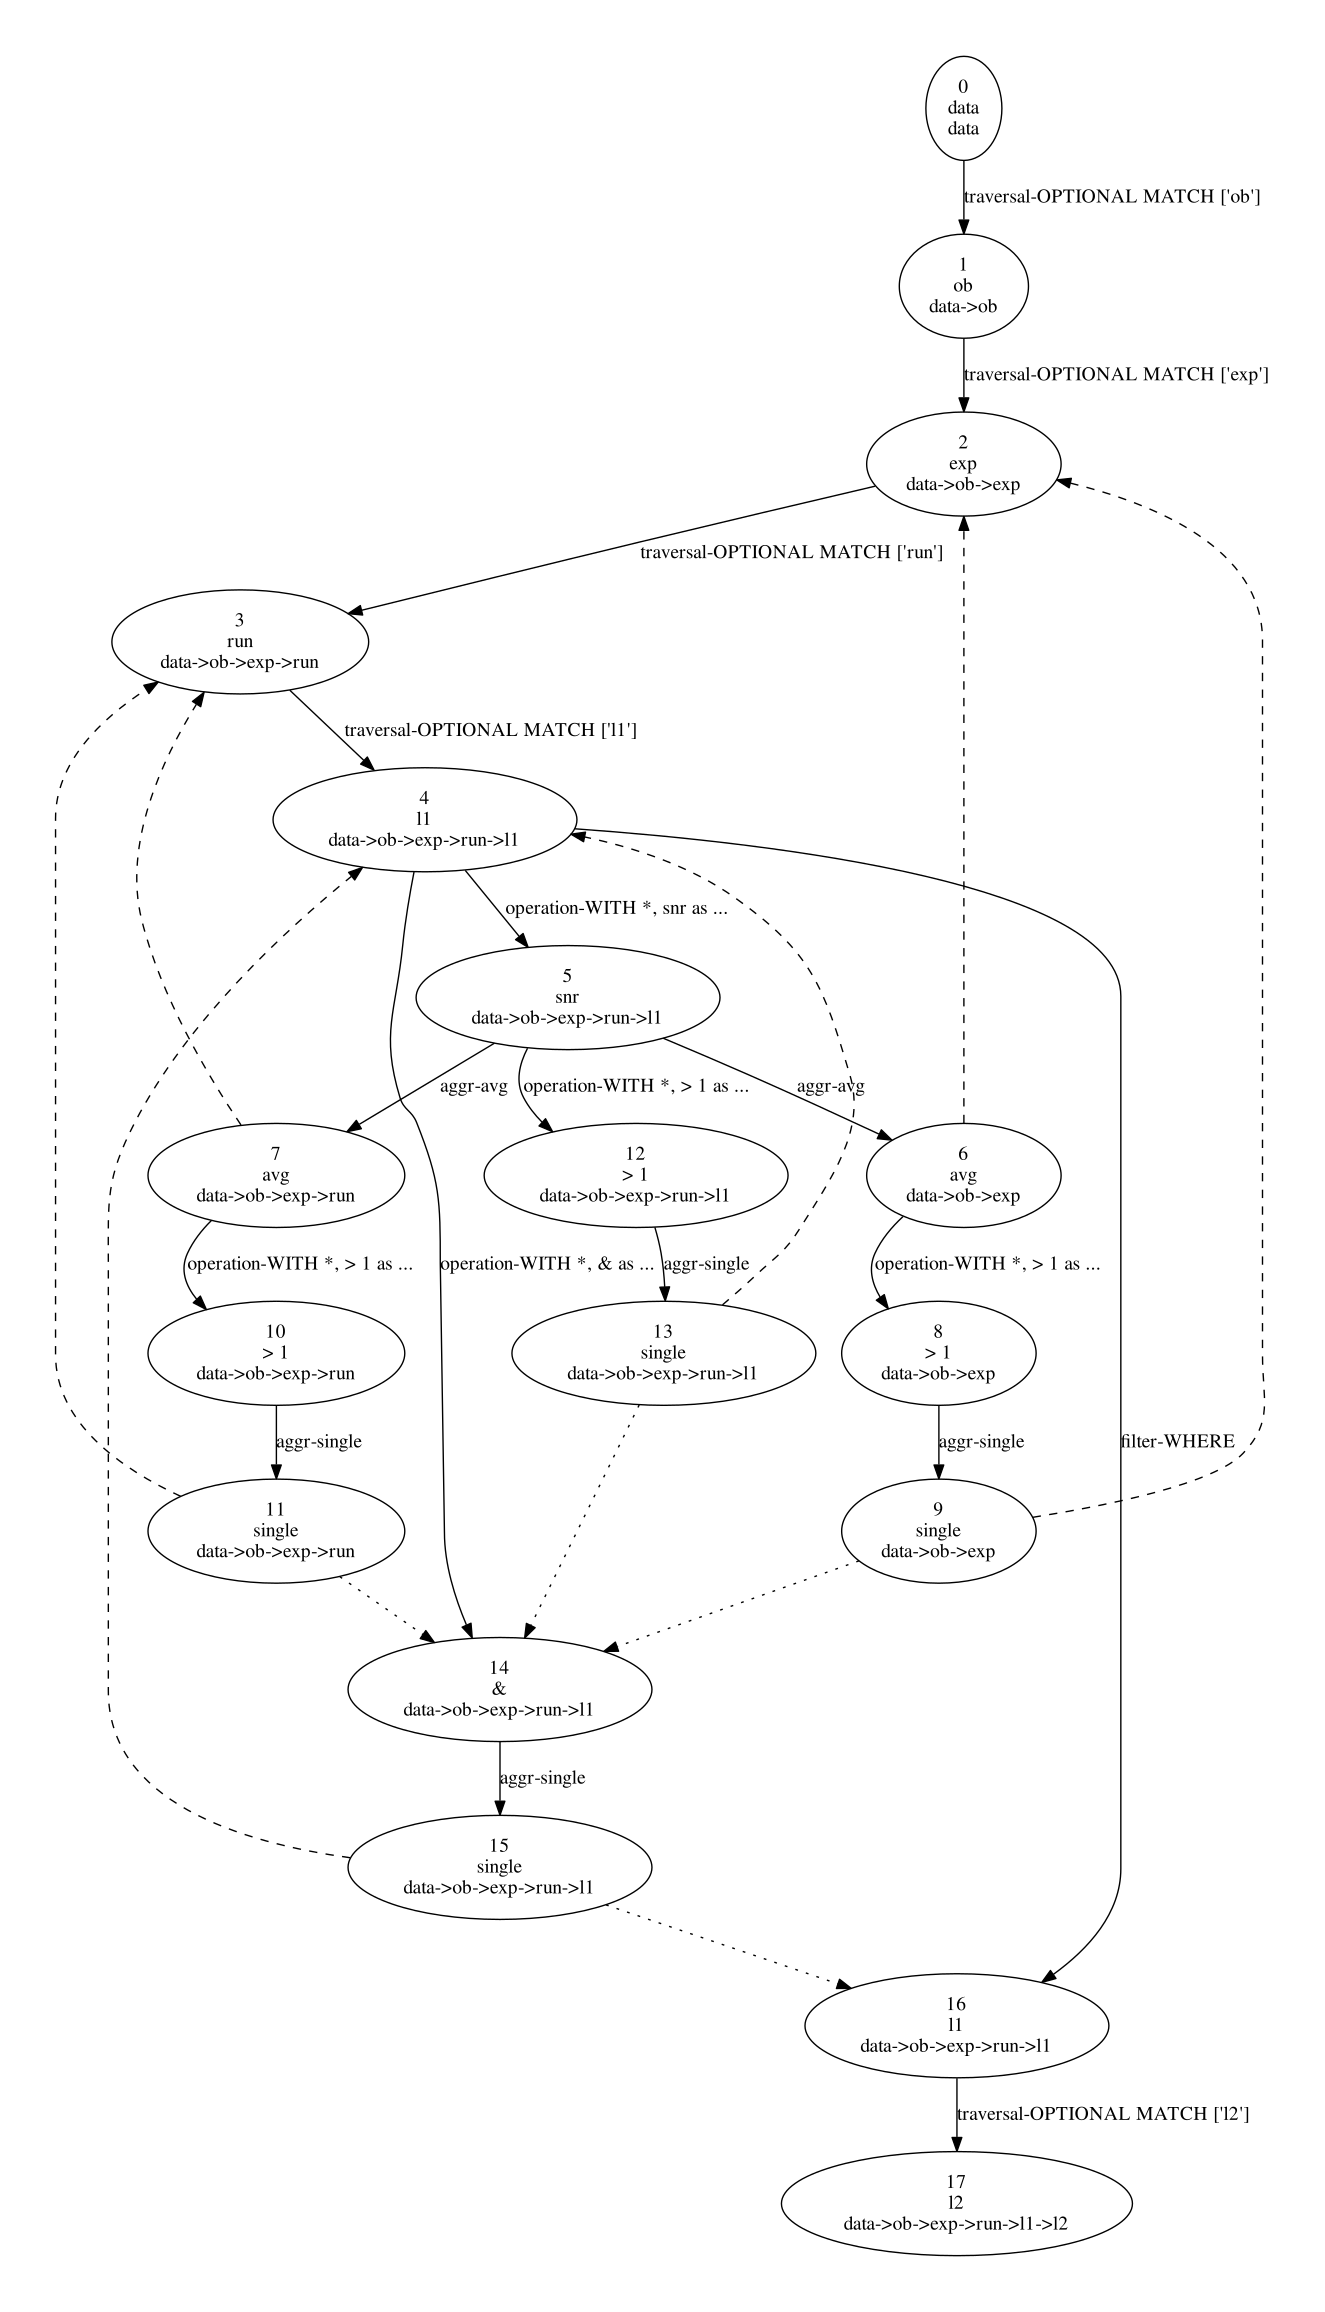

Write the Python code that produced this figure.
from collections import deque
from functools import cmp_to_key

import networkx as nx
import graphviz
from networkx import dfs_tree, dfs_edges, NodeNotFound
from networkx.drawing.nx_pydot import to_pydot
from typing import List, Tuple, Optional


def plot_graph(graph):
    g = nx.DiGraph()
    for n in graph.nodes():
        g.add_node(n)
    for e in graph.edges():
        g.add_edge(*e, **graph.edges[e])
    return graphviz.Source(to_pydot(g).to_string())

def graph2string(graph: nx.DiGraph):
    sources = {n for n in graph.nodes() if len(list(graph.predecessors(n))) == 0}
    return ','.join('->'.join(dfs_tree(graph, source)) for source in sources)

def make_node(graph: nx.DiGraph, parent, subgraph: nx.DiGraph, scalars: list,
              label: str, type: str, operation: str, **edge_data):
    _name = label
    i = graph.number_of_nodes()
    try:
        label = f'{i}\n{graph.nodes[label]["_name"]}'
    except KeyError:
        label = f"{i}\n{label}"
    path = graph2string(subgraph)
    label += f'\n{path}'
    graph.add_node(label, subgraph=subgraph, scalars=scalars, _name=_name, i=i)
    if parent is not None:
        graph.add_edge(parent, label, type=type, label=f"{type}-{operation}", operation=operation, **edge_data)
    return label

def add_start(graph: nx.DiGraph, name):
    g = nx.DiGraph()
    g.add_node(name)
    return make_node(graph, None, g, [], name, '', '')

def add_traversal(graph: nx.DiGraph, parent, path):
    subgraph = graph.nodes[parent]['subgraph'].copy()  # type: nx.DiGraph
    subgraph.add_edge(graph.nodes[parent]['_name'], path[0])
    for a, b in zip(path[:-1], path[1:]):
        subgraph.add_edge(a, b)
    cypher = f'OPTIONAL MATCH {path}'
    return make_node(graph, parent, subgraph, [], ''.join(path[-1:]), 'traversal', cypher)

def add_filter(graph: nx.DiGraph, parent, dependencies, operation):
    subgraph = graph.nodes[parent]['subgraph'].copy()
    n = make_node(graph, parent, subgraph, [], graph.nodes[parent]['_name'], 'filter',
                  f'WHERE {operation}')
    for d in dependencies:
        graph.add_edge(d, n, type='dep', style='dotted')
    return n

def add_aggregation(graph: nx.DiGraph, parent, wrt, operation, type='aggr'):
    subgraph = graph.nodes[wrt]['subgraph'].copy() # type: nx.DiGraph
    n = make_node(graph, parent, subgraph, graph.nodes[parent]['scalars'] + [operation],
                     operation, type, operation)
    graph.add_edge(n, wrt, type='wrt', style='dashed')
    return n

def add_operation(graph: nx.DiGraph, parent, dependencies, operation):
    subgraph = graph.nodes[parent]['subgraph'].copy()  # type: nx.DiGraph
    n = make_node(graph, parent, subgraph, graph.nodes[parent]['scalars'] + [operation],
                  operation, 'operation', f'WITH *, {operation} as ...')
    for d in dependencies:
        graph.add_edge(d, n, type='dep', style='dotted')
    return n

def add_unwind(graph: nx.DiGraph, wrt, sub_dag_nodes):
    sub_dag = nx.subgraph_view(graph, lambda n: n in sub_dag_nodes+[wrt]).copy()  # type: nx.DiGraph
    for node in sub_dag_nodes:
        for edge in sub_dag.in_edges(node):
            if graph.edges[edge]['type'] != 'unwind':  # in case someone else needs it
                graph.remove_edge(*edge) # will be collapsed, so remove the original edge
    others = list(graph.successors(sub_dag_nodes[0]))
    if any(i not in sub_dag_nodes for i in others):
        # if the node is going to be used later, add a way to access it again
        graph.add_edge(wrt, sub_dag_nodes[0], label='unwind', operation='unwind', type='unwind')  # TODO: input correct operation
    graph.remove_node(sub_dag_nodes[-1])
    for node in sub_dag_nodes[:-1]:
        if graph.in_degree[node] + graph.out_degree[node] == 0:
            graph.remove_node(node)

def parse_edge(graph: nx.DiGraph, a, b, dependencies):
    # TODO: will do it properly
    return graph.edges[(a, b)]['operation']

def aggregate(graph: nx.DiGraph, wrt, sub_dag_nodes):
    """
    modifies `graph` inplace
    """
    statement = parse_edge(graph, sub_dag_nodes[-2], sub_dag_nodes[-1], [])
    add_unwind(graph, wrt, sub_dag_nodes)
    return statement


class UniqueDeque(deque):

    def __init__(self, iterable, maxlen=None, maintain=True) -> None:
        super().__init__([], maxlen)
        for x in iterable:
            self.append(x, maintain)

    def append(self, x, maintain=False) -> None:
        if x in self:
            if maintain:
               return
            self.remove(x)
        super().append(x)

    def appendleft(self, x, maintain=False) -> None:
        if x in self:
            if maintain:
               return
            self.remove(x)
        super().appendleft(x)

    def extend(self, iterable, maintain=False) -> None:
        for x in iterable:
            self.append(x, maintain)

    def extendleft(self, iterable, maintain=False) -> None:
        for x in reversed(iterable):
            self.appendleft(x, maintain)

    def insert(self, i: int, x, maintain=False) -> None:
        if x in self:
            ii = self.index(x)
            if i == ii:
                return
            if maintain:
                return
            self.remove(x)
            if ii < i:
                super().insert(i-1, x)
            elif ii == i:
                super().insert(i, x)

def aggregate_reused_filtered_nodes(graph: nx.DiGraph):
    """


    """

    for n in list(graph.nodes):
        filts = [edge for edge in graph.out_edges(n) if graph.edges[edge]['type'] == 'filter']
        nonfilts = [edge for edge in graph.out_edges(n) if graph.edges[edge]['type'] != 'filter']
        if filts and nonfilts:
            wrt = next(graph.predecessors(n))  # TODO: this fails if its not a traversal edge
            add_aggregation(graph, n, wrt, f'collect({n})')


class QueryGraph:
    """
    Rules of adding nodes/edges:
    Traversal:
        Can only traverse to another hierarchy object if there is a path between them
        Always increases/maintains cardinality
    Aggregation:
        You can only aggregate back to a predecessor of a node (the parent)
        Nodes which require another aggregation node must share the same parent as just defined above

    Golden rule:
        dependencies of a node must share an explicit parent node
        this basically says that you can only compare nodes which have the same parents

    optimisations:
        If the graph is duplicated in multiple positions, attempt to not redo effort
        For instance, if you traverse and then agg+filter back to a parent and the traverse the same path
        again after filtering, then the aggregation is changed to conserve the required data and the duplicated traversal is removed

    """

    def __init__(self):
        self.G = nx.DiGraph()
        self.start = add_start(self.G, 'data')

    def export(self, fname):
        return plot_graph(self.G).render(fname)

    def add_traversal(self, path, parent=None):
        if parent is None:
            parent = self.start
        return add_traversal(self.G, parent, path)

    def add_operation(self, parent, dependencies, operation):
        # do not allow
        return add_operation(self.G, parent, dependencies, operation)

    def add_aggregation(self, parent, wrt, operation):
        return add_aggregation(self.G, parent, wrt, operation)

    def add_filter(self, parent, dependencies, operation):
        return add_filter(self.G, parent, dependencies, operation)

    def optimise(self):
        # TODO: combine get-attribute statements etc...
        pass

    def parse(self, output):
        """
        Traverse this query graph in the order that will produce a valid cypher query
        Rules:
            1. DAG rules apply: dependencies must be completed before their dependents
            2. When an aggregation route is traversed, you must follow its outward line back to wrt
            3. Do aggregations as early as possible
            4. Aggregations change the graph by collecting
            5. If a node is subsequently filtered, do all unfiltered ops first
        Order of operations at a node N are:
            1. Aggregation branches that perform any filter (
            2. Aggregation branches that perform any filter (add a collection before doing this)
            3. Root continuation
        """
        G = nx.subgraph_view(self.G, filter_node=lambda n: nx.has_path(self.G, n, output)).copy()  # type: nx.DiGraph
        # return parse(G, output)
        statements = []
        dag = nx.subgraph_view(G, filter_edge=lambda a, b: G.edges[(a, b)].get('type', '') != 'wrt')  # type: nx.DiGraph
        backwards = nx.subgraph_view(G, filter_edge=lambda a, b: G.edges[(a, b)].get('type', '') == 'wrt')  # type: nx.DiGraph
        ordering = UniqueDeque(nx.topological_sort(dag))
        # TODO: when do we break into subqueries? at aggregation?
        previous_node = None
        branch = []
        while ordering:
            node = ordering.popleft()
            branches = []
            # find the simplest aggregation and add the required nodes to the front of the queue
            for future_aggregation in backwards.predecessors(node):
                agg_ancestors = nx.ancestors(dag, future_aggregation)
                node_ancestors = nx.ancestors(dag, node)
                sub_dag = nx.subgraph_view(dag, lambda n: n in agg_ancestors and n not in node_ancestors)
                branches.append(list(nx.topological_sort(sub_dag))[1:]+[future_aggregation, node])
            simple_branches = [branch for branch in branches if all(dag.edges[a, b]['type'] != 'filter' for a, b in zip(branch[:-1], branch[1:]))]

            if simple_branches:
                branches = simple_branches  # do the filters later
            elif branches:
                # there are filters annoying us here, so we protect the previous+current state by aggregating it
                # this bit isn't hit if there is a filter-branch that doesn't aggregate (ie. its the main root)
                statement = parse_edge(G, previous_node, node, [])
                statements.append(statement)
                path_backwards = nx.shortest_path(dag, self.start, node)[::-1]  # only one path exists
                for b, a in zip(path_backwards[:-1], path_backwards[1:]):
                    if G.edges[(a, b)]['type'] == 'traversal':
                        break
                else:
                    raise ValueError("No part of this branch contains a traversal")
                statement = aggregate(G, a, path_backwards[:path_backwards.index(a)+1])  # TODO: does this work when its a single traversal?
                statements.append(statement)
                before = nx.ancestors(dag, a)
                ordering = UniqueDeque(nx.topological_sort(nx.subgraph_view(dag, lambda n: n not in before)))
                previous_node = None
                continue
            branches.sort(key=lambda x: len(x))

            # if a branch depends on another branch then that first branch will contain the required branch
            # therefore, taking the branch with minimum number of nodes will suffice
            # However, if a filter is required and the nfiltered node is required later, then we either
            # have to repeat ourselves or collect everything
            if branches:
                branch = branches[0]
                ordering.extendleft(branch)
            if previous_node is None:
                previous_node = node
                continue
            edge_type = self.G.edges[(previous_node, node)]['type']
            if edge_type == 'aggr':
                # now change the graph to reflect that we've collected things
                wrt = next(backwards.successors(node))
                statement = aggregate(G, wrt, branch[:-1])
                before = nx.ancestors(dag, wrt)
                ordering = UniqueDeque(nx.topological_sort(nx.subgraph_view(dag, lambda n: n not in before)))
                previous_node = None
            else:
                # just create the statement given by the edge
                statement = parse_edge(G, previous_node, node, [])
                previous_node = node
            statements.append(statement)
        return statements


@cmp_to_key
def compare_two_dags(dag1: str, dag2: str):
    if any(n in dag2 for n in dag1):
        return +1
    if any(n in dag1 for n in dag2):
        return -1
    else:
        return 0

def preserve_state_for_subqueries(graph: nx.DiGraph, start: str, node: str):
    dag = nx.subgraph_view(graph, filter_edge=lambda a, b: graph.edges[(a, b)].get('type', '') != 'wrt')
    wrts = nx.subgraph_view(graph, filter_edge=lambda a, b: graph.edges[(a, b)].get('type', '') == 'wrt')
    path_backwards = nx.shortest_path(dag, start, node)[::-1]  # only one path exists
    for b, wrt in zip(path_backwards[:-1], path_backwards[1:]):
        if graph.edges[(wrt, b)]['type'] == 'traversal':
            break
    else:
        raise ValueError("Fatal error: BUG: No part of this branch contains a traversal")
    aggregated_node = add_aggregation(graph, node, wrt, f'collect()', type='pre-subquery')
    unwound = make_node(graph, aggregated_node, graph.nodes[node]['subgraph'], [], 'unwind', 'unwind', 'unwind')
    for out_edge in list(graph.out_edges(node)):
        if out_edge[1] != aggregated_node:
            graph.add_edge(unwound, out_edge[1], **graph.edges[out_edge])
            graph.remove_edge(*out_edge)
    for in_edge in list(wrts.in_edges(node)):
        graph.add_edge(in_edge[0], unwound, **graph.edges[in_edge])
        graph.remove_edge(*in_edge)
    return aggregated_node, unwound
    # return aggregate(graph, wrt, path_backwards[:path_backwards.index(wrt) + 1]), wrt  # this works when its a single traversal

def get_branches(dag: nx.DiGraph, backwards: nx.DiGraph, parent: str) -> Tuple[List[List[str]], bool]:
    """
    finds the sub DAG nodes which comprise branches separating off from `parent`
    returns: branches: List[List[str]], unwound: True/False
    """
    branches = []
    for future_aggregation in backwards.predecessors(parent):
        agg_ancestors = nx.ancestors(dag, future_aggregation)
        node_ancestors = nx.ancestors(dag, parent)
        sub_dag = nx.subgraph_view(dag, lambda n: n in agg_ancestors and n not in node_ancestors)
        # sub_dag = subgraph_view(dag, only_nodes=agg_ancestors | {future_aggregation, parent},
        #                         excluded_nodes=node_ancestors,
        #                         excluded_edge_type='dep',
        #                         path_to=future_aggregation)
        # sub_dag is only the absolutely required nodes to reach `future_aggregation` from `parent`
        # sub_dag = nx.shortest_simple_paths(dag, parent, future_aggregation)
        branches.append(list(nx.topological_sort(sub_dag))[1:] + [future_aggregation, parent])
    branches.sort(key=compare_two_dags)
    return branches, not any(i[-1]['type'] == 'unwind' for i in dag.in_edges(parent, data=True, default=(None, None, {'type': ''})))


def sever_branch_wrt_connections(graph: nx.DiGraph, *branches: List[str]) -> None:
    for branch in branches:
        agg = branch[-2]
        wrt = branch[-1]
        graph.remove_edge(agg, wrt)


def rephrase_filtered_operations(graph: nx.DiGraph) -> None:
    """
    You are allowed to filter on operations such as:
    (ob.runids * sum(ob.expmjds, wrt=ob))[ob.expmjd > 0 & ob.runid > 0]
    but for the filtering to work, it needs to be rephrased as a filtering on a hierarchy
    ob.runs[ob.expmjd > 0 & ob.runs.runid > 0].runid * sum(ob.expmjds, wrt=ob))
    [off-branch dependencies are already folded in]
    steps:
    1. find all filter edges where output is operation
    2. replace (hier)--(op)--(op)--...--(op)-|-(op) with (hier)-|-(hier)--(get
    """
    for edge in graph.edges:
        if graph.edges[edge]['type'] == 'filter':
            if any(graph.edges[e]['type'] == 'operation' for e in graph.in_edges(edge[1])):
                raise NotImplementedError(f"Filtering an operation is not yet supported")



# def parse(G: nx.DiGraph, output: str):
#     G = nx.subgraph_view(G, filter_node=lambda n: nx.has_path(G, n, output)).copy()  # type: nx.DiGraph
#     rephrase_filtered_operations(G)
#     statements = []
#     dag = nx.subgraph_view(G, filter_edge=lambda a, b: G.edges[(a, b)].get('type', '') != 'wrt')  # type: nx.DiGraph
#     backwards = nx.subgraph_view(G, filter_edge=lambda a, b: G.edges[(a, b)].get('type', '') == 'wrt')  # type: nx.DiGraph
#     ordering = UniqueDeque(nx.topological_sort(dag))
#     previous_node = None
#     while ordering:
#         node = ordering.popleft()
#         branches, needs_preserving = get_branches(dag, backwards, node)
#         if branches:
#             branches.sort(key=compare_two_dags)
#             branch = branches[0]
#             ordering.extendleft(branch)
#         if previous_node is None:
#             previous_node = node
#             continue
#         edge_type = G.edges[(previous_node, node)]['type']
#         if edge_type == 'aggr':
#             previous_node =

def parse2(G: nx.DiGraph, output: str, subquery=False):
    """
    Traverse the dependency DAG in order of dependency
    Open and close subqueries on branches off of the main trunk that contain filters
    """
    G = nx.subgraph_view(G, filter_node=lambda n: nx.has_path(G, n, output)).copy()  # type: nx.DiGraph
    statements = []
    dag = nx.subgraph_view(G, filter_edge=lambda a, b: G.edges[(a, b)].get('type', '') != 'wrt')  # type: nx.DiGraph
    backwards = nx.subgraph_view(G, filter_edge=lambda a, b: G.edges[(a, b)].get('type', '') == 'wrt')  # type: nx.DiGraph
    ordering = list(nx.topological_sort(dag))
    start = ordering[0]
    ordering = UniqueDeque(ordering)
    previous_node = None
    branch = []

    if subquery:
        statements.append('CALL { with variables ')
        # previous_node = ordering.popleft()

    while ordering:
        node = ordering.popleft()
        branches, needs_preserving = get_branches(dag, backwards, node)
        if branches:
            if needs_preserving:
                aggregated, unwound = preserve_state_for_subqueries(G, start, node)
                ordering.appendleft(unwound)
                ordering.appendleft(aggregated)
            else:
                branches.sort(key=compare_two_dags)
                # if a branch depends on another branch then that first branch will contain the required branch
                # therefore, taking the branch with minimum number of nodes will suffice
                branch = branches[0]
                sever_branch_wrt_connections(G, branch)
                collection = next(G.predecessors(node))
                sub_graph = nx.subgraph_view(G, lambda n: (n in branch) or (n == collection)).copy()
                sub_statements = parse(sub_graph, branch[-2], node)
                for node in branch[:-1]:
                    ordering.remove(node)
                previous_node = node
                statements.append(sub_statements)
                continue
        if previous_node is None:
            previous_node = node
            continue
        # just create the statement given by the edge
        statement = parse_edge(G, previous_node, node, [])
        previous_node = node
        statements.append(statement)
    if subquery:
        statements.append('return variables }')
    return statements


def get_statement_data(graph, a, b, is_aggregating):
    return graph.nodes[a], graph.nodes[b], graph.edges[(a, b)], is_aggregating


def save_state(graph: nx.DiGraph, wrt: str, node: str):
    """
    collects up the given node into a state list which can be unwound to get back to where you were
    this replaces the `traversal` with an `unwind`
    """
    aggregated = add_aggregation(graph, node, wrt, 'save-state', 'save-state')  # new node attached to node and then to wrt
    d = graph.edges[(wrt, node)]  # original edge
    d['label'] = f'load-state {graph.nodes[node]["_name"]}'
    d['type'] = 'load-state'
    d['operation'] = 'load-state'
    # graph.remove_edge(wrt, node)
    # graph.add_edge(wrt, aggregated)
    for successor in list(graph.successors(node)):
        if successor != aggregated:
            loaded_state = make_node(graph, wrt, graph.nodes[node]['subgraph'], [], **d)
            graph.add_edge(loaded_state, successor, **graph.edges[(node, successor)])
            graph.remove_edge(node, successor)
    # graph.remove_node(node)
    return aggregated

def has_outside_dependencies(super_graph: nx.DiGraph, graph: nx.DiGraph, node: str) -> bool:
    return any(n not in graph for n in super_graph.successors(node) if super_graph.edges[(node, n)]['type'] != 'load-state')

def subgraph_view(graph: nx.DiGraph, excluded_edge_type=None, only_edge_type=None,
                  only_nodes: List = None, excluded_nodes: List = None,
                  only_edges: List[Tuple] = None, excluded_edges: List[Tuple] = None,
                  path_to = None,
                  ) -> nx.DiGraph:
    """
    filters out edges and nodes
    """
    excluded_edges = set([] if excluded_edges is None else excluded_edges)
    excluded_nodes = set([] if excluded_nodes is None else excluded_nodes)
    if excluded_edge_type is not None:
        excluded_edges |= {e for e in graph.edges if graph.edges[e].get('type', '') == excluded_edge_type}
    if only_edge_type is not None:
        excluded_edges |= {e for e in graph.edges if graph.edges[e].get('type', '') != only_edge_type}
    if only_nodes is not None:
        excluded_nodes |= {n for n in graph.nodes if n not in only_nodes}
    if only_edges is not None:
        excluded_edges |= {e for e in graph.edges if e not in only_edges}
    r = nx.restricted_view(graph, excluded_nodes, excluded_edges)  # type: nx.DiGraph
    if path_to:
        r = nx.subgraph_view(r, lambda n:  nx.has_path(graph, n, path_to))
    return r


class ParserError(Exception):
    pass

def traverse_query_graph(G: nx.DiGraph, output: str, node: str, original_graph: nx.DiGraph = None, aggregating=False):
    """
    if there is a fork in the graph, then this means the state should be saved
    """
    if original_graph is None:
        # all graph operations must be done on the original_graph, since only Views get passed on to recursion
        original_graph = G.copy()
        G = subgraph_view(original_graph)
    dag = subgraph_view(G, excluded_edge_type='wrt')
    backwards = subgraph_view(G, only_edge_type='wrt')
    start = node

    while G.edges:
        branches, _ = get_branches(dag, backwards, node)  # sorted in terms of inter-dependency
        if branches:
            branch = branches[0]
            forbidden_edge = (branch[-2], node)
            sub_graph = subgraph_view(G, only_nodes=branch, excluded_edges=[forbidden_edge],
                                      path_to=branch[-2])
            # the below recursion may edit the graph
            yield from traverse_query_graph(sub_graph, branch[-2], node, original_graph, True)  # do the sub branch first
            # TODO: remove the aggregation node, move output edges to come from the wrt node?
            original_graph.remove_edge(branch[-2], branch[-1])
            original_graph.remove_node(branch[-2])
            continue
        if len(list(subgraph_view(dag, excluded_edge_type='load-state').successors(node))) > 1:
            raise ParserError(f"Fatal: Query node has > 1 unaggregated-successors. This is a bug")
        successors = list(backwards.successors(node)) + list(dag.successors(node))
        if not successors:
            return  # terminate traversal
        successor = successors[0]
        if G.edges[(node, successor)]['type'] == 'dep':
            raise ParserError(f"Fatal: traversed a dependency indicator. This is a bug")
        yield get_statement_data(G, node, successor, aggregating)
        if aggregating:
            if successor != output:
                # TODO: outside dependencies, not global deps because, hang on think about this
                if has_outside_dependencies(original_graph, G, successor):
                    save_state(original_graph, start, successor)
                    G = subgraph_view(G, path_to=output)
                    dag = subgraph_view(G, excluded_edge_type='wrt')
                    backwards = subgraph_view(G, only_edge_type='wrt')
        original_graph.remove_edge(node, successor)  # edge will not be used again so delete it
        node = successor

def prepare_graph(graph: nx.DiGraph):
    """
    1. uses on aggregated nodes must take the wrt node as input and the aggregation as dep
    2.
    """
    backwards = subgraph_view(graph, only_edge_type='wrt')
    for a, b, data in list(graph.edges(data=True)):
        if data['type'] == 'operation':
            try:
                wrt = next(backwards.successors(a))
                graph.add_edge(wrt, b, **graph.edges[(a, b)])
                graph.remove_edge(a, b)
                graph.add_edge(a, b, type='dep', style='dotted')
            except StopIteration:
                pass


def verify(graph: nx.DiGraph, ):
    """
    Check that edges and nodes are allowed:
        - There is only one output node and one input node (no hanging nodes)
        - There is a path from input->output
        - can only aggregate to a parent
        - There are no cyclic dependencies in the dag
        - can only use an aggregation when it's wrt is a parent
        - all operations must be aggregated
        - Multiple inputs into a node should comprise:
            all deps that are aggregated
            one other (can be anything)
        - For an agg node, there is only one wrt
        - You can have > 1 inputs when they are ops

        - Multiple outputs from a node:
            no more than one out-path should be unaggregated in the end
            (i.e. there should only be one path from start-output which contains no aggregations)
    """
    dag = subgraph_view(graph, excluded_edge_type='wrt')
    traversal = subgraph_view(dag, excluded_edge_type='dep')
    if not nx.is_arborescence(traversal):
        raise ParserError(f"Invalid query: The DAG for this query is not a directed tree with max 1 parent per node")
    starts = [n for n in dag.nodes if dag.in_degree(n) == 0]
    ends = [n for n in dag.nodes if dag.out_degree(n) == 0]
    if len(starts) != 1:
        raise ParserError("Only one input node is allowed")
    if len(ends) != 1:
        raise ParserError("Only one output node is allowed")
    backwards = subgraph_view(graph, only_edge_type='wrt')
    without_agg = subgraph_view(dag, excluded_edge_type='aggr')
    main_paths = nx.all_simple_paths(without_agg, starts[0], ends[0])
    try:
        next(main_paths)
        next(main_paths)
    except StopIteration:
        pass
    else:
        # there can be 0 in the case where the output is itself an aggregation
        raise ParserError(f"There can only be at maximum one path from {starts[0]} to {ends[0]} that is not aggregated")
    if not nx.is_directed_acyclic_graph(dag):
        raise ParserError(f"There are cyclical dependencies")
    if not nx.has_path(dag, starts[0], ends[0]):
        raise ParserError(f"There must be a path from {starts[0]} to {ends[0]}")
    for agg, wrt in backwards.edges:
        if not nx.has_path(graph, wrt, agg):
            raise ParserError(f"{wrt} must be a parent of {agg} in order to aggregate")
        for node in dag.successors(agg):
            if not nx.has_path(graph, wrt, node):
                raise ParserError(f"{node} can an only use what is aggregated above it. failure on {agg} (parent={wrt})")
    for node in graph.nodes:
        inputs = [graph.edges[i]['type'] for i in graph.in_edges(node)]
        inputs = [i for i in inputs if i != 'wrt']
        outputs = [graph.edges[i]['type'] for i in graph.out_edges(node)]
        if sum(o == 'wrt' for o in outputs) > 1:
            raise ParserError(f"Cannot put > 1 wrt paths as output from an aggregation")
        outputs = [o for o in outputs if o != 'wrt']
        nfilters = sum(i == 'filter' for i in inputs)
        ntraversals = sum(i == 'traversal' for i in inputs)
        ndeps = sum(i == 'dep' for i in inputs)
        nops = sum(i == 'operation' for i in inputs)
        naggs = sum(i == 'aggr' for i in inputs)
        if naggs > 1:
            raise ParserError(f"Cannot aggregate more than one node at a time: {node}")
        elif naggs:
            if not all(o in ['dep', 'operation'] for o in outputs):
                raise ParserError(f"Can only use aggregations as a dependency/operation afterwards {node}")
        if nfilters > 2:
            raise ParserError(f"Can only have one filter input: {node}")
        elif nfilters:
            if ntraversals + nops + naggs > 0:
                raise ParserError(f"A filter can only take dependencies not traversals/ops/aggregations: {node}")
        if ntraversals > 2:
            raise ParserError(f"Can only have one traversal input: {node}")
        elif ntraversals:
            if len(inputs) > 1:
                raise ParserError(f"Can only traverse with one input: {node}")
        if nops > 1:
            raise ParserError(f"Can only have one op input: {node}")
        elif nops:
            try:
                if graph.edges[list(graph.out_edges(node))[0]]['type'] != 'aggr':
                    raise ParserError(f"All operations must be aggregated back: {node}")
            except IndexError:
                raise ParserError(f"All operations must be aggregated back: {node}")
            if ntraversals + naggs + nfilters > 1:
                raise ParserError(f"Can only have dependencies as input for an operation: {node}")
        if ndeps:
            if ntraversals or naggs:
                raise ParserError(f"A traversal/aggregation cannot take any other inputs: {node}")
            if not (nops ^ nfilters):
                raise ParserError(f"A dependency link necessitates an operation or filter: {node}")

def traverse_backtrack(graph):
    """
    There is always only one way to get to a node (in the dag)

    Rules:
        - wrt are traversed exactly once
        -
    """
    edge_graph = nx.line_graph(subgraph_view(graph, excluded_edge_type='dep')).copy()
    start = [n for n in edge_graph.nodes if edge_graph.in_degree(n) == 0][0]
    end = [n for n in edge_graph.nodes if edge_graph.out_degree(n) == 0][0]

if __name__ == '__main__':
    from json import dumps
    G = QueryGraph()

    # # 0
    # obs = G.add_traversal(['OB'])  # obs = data.obs
    # runs = G.add_traversal(['run'], obs)  # runs = obs.runs
    # spectra = G.add_traversal(['spectra'], runs)  # runs.spectra
    # result = spectra

    # # 1
    # obs = G.add_traversal(['OB'])  # obs = data.obs
    # runs = G.add_traversal(['run'], obs)  # runs = obs.runs
    # spectra = G.add_traversal(['spectra'], runs)  # runs.spectra
    # l2 = G.add_traversal(['l2'], runs)  # runs.l2
    # runid2 = G.add_operation(runs, [], 'runid*2 > 0')  # runs.runid * 2 > 0
    # agg = G.add_aggregation(runid2, wrt=obs, operation='all(run.runid*2 > 0)')
    # spectra = G.add_filter(spectra, [agg], 'spectra = spectra[all(run.runid*2 > 0)]')
    # agg_spectra = G.add_aggregation(spectra, wrt=obs, operation='any(spectra.snr > 0)')
    # result = G.add_filter(l2, [agg_spectra], 'l2[any(ob.runs.spectra[all(ob.runs.runid*2 > 0)].snr > 0)]')

    # # 2
    # obs = G.add_traversal(['OB'])  # obs = data.obs
    # runs = G.add_traversal(['run'], obs)  # runs = obs.runs
    # red_runs = G.add_filter(runs, [], 'run.camera==red')
    # red_snr = G.add_aggregation(G.add_operation(red_runs, [], 'run.snr'), obs, 'mean(run.camera==red, wrt=obs)')
    # spec = G.add_traversal(['spec'], runs)
    # spec = G.add_filter(spec, [red_snr], 'spec[spec.snr > red_snr]')
    # result = G.add_traversal(['l2'], spec)

    # # 3
    # # obs = data.obs
    # # x = all(obs.l2s[obs.l2s.ha > 2].hb > 0, wrt=obs)
    # # y = mean(obs.runs[all(obs.runs.l1s[obs.runs.l1s.camera == 'red'].snr > 0, wrt=runs)].l1s.snr, wrt=obs)
    # # z = all(obs.targets.ra > 0, wrt=obs)
    # # result = obs[x & y & z]
    # obs = G.add_traversal(['OB'])  # obs = data.obs
    # l2s = G.add_traversal(['l2'], obs)  # l2s = obs.l2s
    # has = G.add_traversal(['ha'], l2s)  # l2s = obs.l2s.ha
    # above_2 = G.add_aggregation(G.add_operation(has, [], '> 2'), l2s, 'single')  # l2s > 2
    # hb = G.add_traversal(['hb'], G.add_filter(l2s, [above_2], ''))
    # hb_above_0 = G.add_operation(hb, [], '> 0')
    # x = G.add_aggregation(hb_above_0, obs, 'all')
    #
    # runs = G.add_traversal(['runs'], obs)
    # l1s = G.add_traversal(['l1'], runs)
    # camera = G.add_traversal(['camera'], l1s)
    # red = G.add_aggregation(G.add_operation(camera, [], '==red'), l1s, 'single')
    # red_l1s = G.add_filter(l1s, [red], '')
    # red_snrs = G.add_operation(red_l1s, [], 'snr > 0')
    # red_runs = G.add_filter(runs, [G.add_aggregation(red_snrs, runs, 'all')], '')
    # red_l1s = G.add_traversal(['l1'], red_runs)
    # y = G.add_aggregation(G.add_operation(red_l1s, [], 'snr'), obs, 'mean')
    #
    # targets = G.add_traversal(['target'], obs)
    # z = G.add_aggregation(G.add_operation(targets, [], 'target.ra > 0'), obs, 'all')
    #
    # # TODO: need to somehow make this happen in the syntax
    # op = G.add_aggregation(G.add_operation(obs, [x, y, z], 'x&y&z'), obs, 'single')
    # # op = G.add_aggregation(G.add_operation(obs, [x], 'x'), obs, 'single')
    #
    # result = G.add_filter(obs, [op], '')


    ## 4
    obs = G.add_traversal(['ob'])  # obs
    exps = G.add_traversal(['exp'], obs)  # obs.exps
    runs = G.add_traversal(['run'], exps)  # obs.exps.runs
    l1s = G.add_traversal(['l1'], runs)  # obs.exps.runs.l1s
    snr = G.add_operation(l1s, [], 'snr')  # obs.exps.runs.l1s.snr
    avg_snr_per_exp = G.add_aggregation(snr, exps, 'avg')  # x = mean(obs.exps.runs.l1s.snr, wrt=exps)
    avg_snr_per_run = G.add_aggregation(snr, runs, 'avg')  # y = mean(obs.exps.runs.l1s.snr, wrt=runs)

    exp_above_1 = G.add_aggregation(G.add_operation(avg_snr_per_exp, [], '> 1'), exps, 'single')  # x > 1
    run_above_1 = G.add_aggregation(G.add_operation(avg_snr_per_run, [], '> 1'), runs, 'single')  # y > 1
    l1_above_1 = G.add_aggregation(G.add_operation(snr, [], '> 1'), l1s, 'single')  # obs.exps.runs.l1s.snr > 1

    # cond = (x > 1) & (y > 1) & (obs.exps.runs.l1s.snr > 1)
    condition = G.add_aggregation(G.add_operation(l1s, [l1_above_1, run_above_1, exp_above_1], '&'), l1s, 'single')  # chosen the lowest
    l1s = G.add_filter(l1s, [condition], '')  # obs.exps.runs.l1s[cond]
    result = G.add_traversal(['l2'], l1s)



    # used to use networkx 2.4
    verify(G.G)
    # prepare_graph(G.G)
    G.export('parser')
    dag = subgraph_view(G.G, excluded_edge_type='wrt')
    backwards = subgraph_view(G.G, only_edge_type='wrt')
    traversal_graph = subgraph_view(dag, excluded_edge_type='dep')
    dep_graph = subgraph_view(G.G, only_edge_type='dep')
    ordering = list(nx.topological_sort(dag))

    plot_graph(traversal_graph).render('parser-traversal')

    def get_node_i(graph, i):
        return next(n for n in graph.nodes if graph.nodes[n].get('i', -1) == i)

    def where_next(shared):
        try:
            return next(backwards.successors(shared))  # always follow wrt
        except StopIteration:
            potential_nodes = list(traversal_graph.successors(shared))
            ancestors = nx.ancestors(traversal_graph, shared) | {shared}
            deps = [set(dep_graph.predecessors(n)) - ancestors for n in potential_nodes]
            return min(potential_nodes, key=lambda n: len(deps[potential_nodes.index(n)]))

    def dangling_branch(node):
        for ancestor in nx.dfs_tree(traversal_graph.reverse(), node):
            if traversal_graph.out_degree(ancestor) > 1:
                return
            yield ancestor


    def traverse(start):
        yield start
        node = start
        while True:
            successor = where_next(node)
            yield successor
            if G.G.edges[(node, successor)]['type'] == 'wrt':
                G.G.remove_edge(node, successor)
            if not traversal_graph.out_degree(node):
                G.G.remove_nodes_from(dangling_branch(node))
            node = successor



    for n in traverse(get_node_i(G.G, 0)):
        print(G.G.nodes[n]['i'])


    edge_graph = nx.line_graph(subgraph_view(G.G, excluded_edge_type='dep')).copy()
    # start = [n for n in edge_graph.nodes if edge_graph.in_degree(n) == 0][0]
    # end = [n for n in edge_graph.nodes if edge_graph.out_degree(n) == 0][0]
    # edge_graph.add_edge(end, start)
    # ordering = nx.topological_sort(G.G)
    #
    # plot_graph(edge_graph).render('parser-edge')
    # edges = list(nx.dfs_edges(edge_graph))
    #
    # for a, b in edges[::2]:
    #     assert a[1] == b[0]
    #     print(a, b)



    from networkx.algorithms.approximation.traveling_salesman import traveling_salesman_problem
    # todo: save states first
    # todo: visit each edge once
    # todo: travelling salesman on edge_graph
    # graph = subgraph_view(G.G, path_to=result).copy()
    # verify(graph)
    # statements = []
    # for statement_data in traverse_query_graph(graph, result, G.start):
    #     statements.append(statement_data)
    #     print(statement_data[0]['i'], statement_data[1]['i'], statement_data[2]['type'])
    # statements
